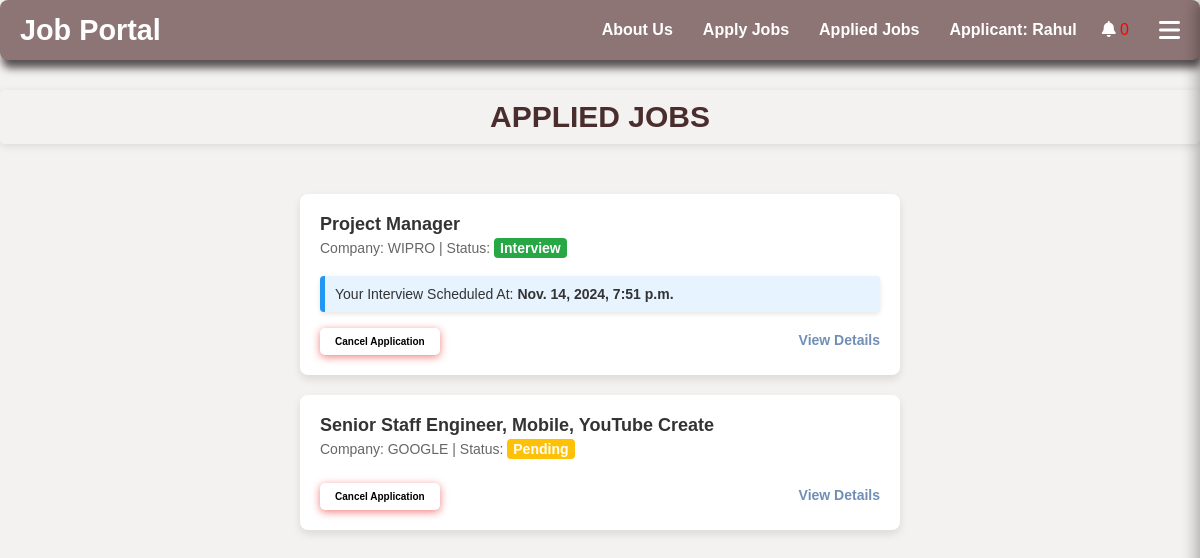
Page /applied_jobs/ (signed in) on the committed database.
### Applicant/models.py (models this page shows, shortened)
class Applicant(models.Model):
    name = models.CharField(max_length=100,null=True, blank=True)
    user = models.OneToOneField(User, on_delete=models.CASCADE, null=True, blank=True)
    username = models.CharField(max_length=150, unique=True)
    email = models.EmailField()
    password = models.CharField(max_length=128, null=True, blank=True)

class Application(models.Model):
    STATUS_CHOICES = [
        ('review', 'Review'),
        ('Pending','Pending'),
        ('interview', 'Interview'),
        ('accepted', 'Accepted'),
        ('rejected', 'Rejected'),
    ]
    job = models.ForeignKey(Job, on_delete=models.CASCADE)
    applicant = models.ForeignKey(Applicant, on_delete=models.CASCADE)
    applied_at = models.DateTimeField(auto_now_add=True)
    status = models.CharField(max_length=10, choices=STATUS_CHOICES, default='review')
    interview_time = models.DateTimeField(null=True, blank=True)

### job_app/models.py (models this page shows, shortened)
class Job(models.Model):
    company_name = models.CharField(max_length=100, null=True, blank=True)
    founded_date = models.DateField(null=True, blank=True)
    company_location = models.CharField(max_length=100, null=True, blank=True)
    title = models.CharField(max_length=100)
    industry = models.CharField(max_length=100)
    job_type = models.CharField(max_length=50, choices=[
        ('Remote', 'Remote'),
        ('Onsite', 'Onsite'),
        ('Hybrid', 'Hybrid')
    ])
    location = models.CharField(max_length=100)
    salary = models.DecimalField(max_digits=10, decimal_places=2)
    requirements = models.TextField()
    ideal_candidate = models.TextField(default='N/A')
    availability = models.BooleanField(default=True)
    vacancy_limit = models.IntegerField(default=0)  # Maximum number of positions
    filled_vacancies = models.IntegerField(default=0)
    created_at = models.DateTimeField(auto_now_add=True)
    user = models.ForeignKey(settings.AUTH_USER_MODEL, on_delete=models.CASCADE, null=True)
    applicants = models.ManyToManyField('Applicant.Applicant', related_name='applied_jobs', blank=True)

### Applicant/views.py (the view)
# urls.py: path('applied_jobs/', view_applied_jobs, name='view_applied_jobs'),
def view_applied_jobs(request):
    applicant_id = request.session.get('applicant_id')  # Get the applicant ID from the session
    if not applicant_id:  # If there's no applicant ID in the session, redirect to login
        return redirect('applicant_login')
    applicant = get_object_or_404(Applicant, id=applicant_id)
    applied_jobs = Application.objects.select_related('job').filter(applicant=applicant)
    return render(request, 'view_applied_jobs.html', {'applied_jobs': applied_jobs})

### Applicant/context_processors.py (called while the page is built)
def applicant_context(request):
    applicant = None
    has_resume = False
    applied_jobs_count = 0
    saved_jobs_count = 0  # New variable for saved jobs count
    applicant_id = request.session.get('applicant_id')
    if applicant_id:
        try:
            applicant = Applicant.objects.get(id=applicant_id)
            applied_jobs_count = Application.objects.filter(applicant=applicant).count()
            saved_jobs_count = SavedJob.objects.filter(applicant=applicant).count()  # Count saved jobs
            has_resume = Resume.objects.filter(applicant=applicant).exists()
        except Applicant.DoesNotExist:
            pass
    return {
        'applicant': applicant,
        'has_resume': has_resume,
        'applied_jobs_count': applied_jobs_count,
        'saved_jobs_count': saved_jobs_count,  # Include saved jobs count in context
    }

### job_app/context_processors.py (called while the page is built)
def recruiter_context(request):
    if request.user.is_authenticated:
        jobs = Job.objects.filter(user=request.user).order_by('-created_at')
    else:
        jobs = Job.objects.none()
    return {
        'recruiter_jobs': jobs,
        'is_recruiter': request.user.is_authenticated,
    }

### Applicant/templates/view_applied_jobs.html (shortened to what this page needs)
{% extends "header_m.html" %}
{% block body %}
<head>
</head>
<body>
    <h2>Applied Jobs</h2>
    <div class="container">
        {% for application in applied_jobs %}
        <div class="job-card">
            <p class="job-title">{{ application.job.title }}
            </p>
            <p class="job-details">
                Company: {{ application.job.company_name }} |
                Status:
                <span class="status
                    {% if application.get_status_display == "Pending" %}pending
                    {% elif application.get_status_display == "Rejected" %}rejected
                    {% elif application.get_status_display == "Interview" %}interview
                    {% elif application.get_status_display == "Review" %}review
                    {% endif %}">
                    {{ application.get_status_display }}
                </span>
            </p>
            {% if application.status == 'interview' %}
            <div class="time">
                <p>Your Interview Scheduled At: <strong>{{ application.interview_time }}</strong></p>
            </div>
            {% endif %}
            <a href="{% url 'job_detail' application.job.id %}" class="view-details">View Details</a>
            <form action="{% url 'cancel_application' application.id %}" method="POST" style="display:inline;">
                <button type="button" class="cancel-button" onclick="confirmCancel(event, this.form)">Cancel Application</button>
            </form>
        </div>
        {% endfor %}
    </div>
</body>
</html>
{% endblock %}

### Applicant/templates/header_m.html (shortened to what this page needs)
<html lang="en">
<head>
    <link rel="stylesheet" href="https://cdnjs.cloudflare.com/ajax/libs/font-awesome/6.0.0-beta3/css/all.min.css">
</head>
<body>
<header>
    <div class="logo">
        <a href="{% url 'home' %}">Job Portal</a>
    </div>
    <ul>
        <li><a id="aboutus" href="#">About Us</a></li>
        {% if has_resume %}
            <li><a id="apply_jobs" href="{% url 'Alljobs' %}">Apply Jobs</a></li>
            <li><a href="{% url 'view_applied_jobs' %}">Applied Jobs</a></li>
        {% else %}
            <li><a id="create_resume" href="{% url 'upload_resume' %}">Create Resume</a></li>
        {% endif %}
        <li class="user-info" id="user-info">
            {% if applicant %} <a href="{% url 'Applicant_dashboard' %}">Applicant: {{ applicant.name }}</a> {% endif %}
        </li>
        <li class="notification-icon">
            <i class="fas fa-bell" style="color: white"></i>
            <span class="count " style="color: red">0</span>
        </li>
        <i class="fas fa-bars hamburger-icon" onclick="toggleSidebar()"></i>
    </ul>
</header>
{% block body %}{% endblock%}
</body>
</html>

### Applicant/templates/header_m.html (style rules this page uses)
* { margin: 0; padding: 0; box-sizing: border-box; }
body { font-family: 'Segoe UI', Tahoma, Geneva, Verdana, sans-serif; background: #f4f1f1; color: #333; padding-top: 60px; scroll-behavior: smooth; }
header { position: fixed; top: 0; width: 100%; height: 60px; background: #8e7575; display: flex; justify-content: space-between; align-items: center; padding: 0 20px; box-shadow: 2px 8px 8px #554f4f; z-index: 1000; transition: background-color 0.3s; border-radius: 8px; }
header ul { list-style: none; display: flex; align-items: center; }
li { margin: 0 15px; }
li a { text-decoration: none; color: white; font-weight: bold; transition: color 0.3s; }
.logo a { text-decoration: none; color: white; font-size: 1.8em; font-weight: bold; }
.user-info { color: white; font-weight: bold; margin-right: 10px; cursor: pointer; display: flex; align-items: center; }
.hamburger-icon { color: white; font-size: 1.5em; cursor: pointer; margin-left: 15px; }

### Applicant/templates/view_applied_jobs.html (style rules this page uses)
body { font-family: Arial, sans-serif; background-color: #f4f1f1; margin: 0; padding: 0; }
.container { width: 50%; margin: 50px auto; }
.cancel-button { background-color: white; color: black; border: none; padding: 8px 15px; border-radius: 5px; cursor: pointer; box-shadow: 0 2px 8px lightcoral; transition: background-color 0.3s, transform 0.2s; font-size: 10px; font-weight: bold; }
h2 { text-align: center; margin-bottom: 20px; color: #4a2e2e; margin-top: 90px; font-weight: bold; font-size: 30px; text-transform: uppercase; padding: 10px 20px; border-radius: 5px; box-shadow: 0 2px 8px rgba(0, 0, 0, 0.1); }
.job-card { background-color: #fff; border-radius: 8px; box-shadow: 0 4px 8px rgba(0, 0, 0, 0.1); padding: 20px; margin-bottom: 20px; display: flex; flex-direction: column; }
.job-title { font-size: 18px; font-weight: bold; color: #333; margin: 0; }
.job-details { color: #666; margin: 5px 0 10px; font-size: 14px; }
.status { padding: 2px 6px; border-radius: 4px; font-weight: bold; color: #fff; }
.status.pending { background-color: #ffc107; }
.status.interview { background-color: #28a745; }
.view-details { color: #718fb6; font-size: 14px; text-decoration: none; font-weight: bold; align-self: flex-end; position: relative; top: 20px; }
.time { background-color: #e7f3fe; border-left: 5px solid #2196F3; padding: 10px; border-radius: 4px; margin-top: 10px; font-size: 14px; color: #333; box-shadow: 0 2px 5px rgba(0, 0, 0, 0.1); }

### rows in the picture
Applicant: name "Rahul"
Application: job "Project Manager", job.company_name "WIPRO", status "Interview", interview_time "Nov. 14, 2024, 7:51 p.m."
Application: job "Senior Staff Engineer, Mobile, YouTube Create", job.company_name "GOOGLE", status "Pending"
